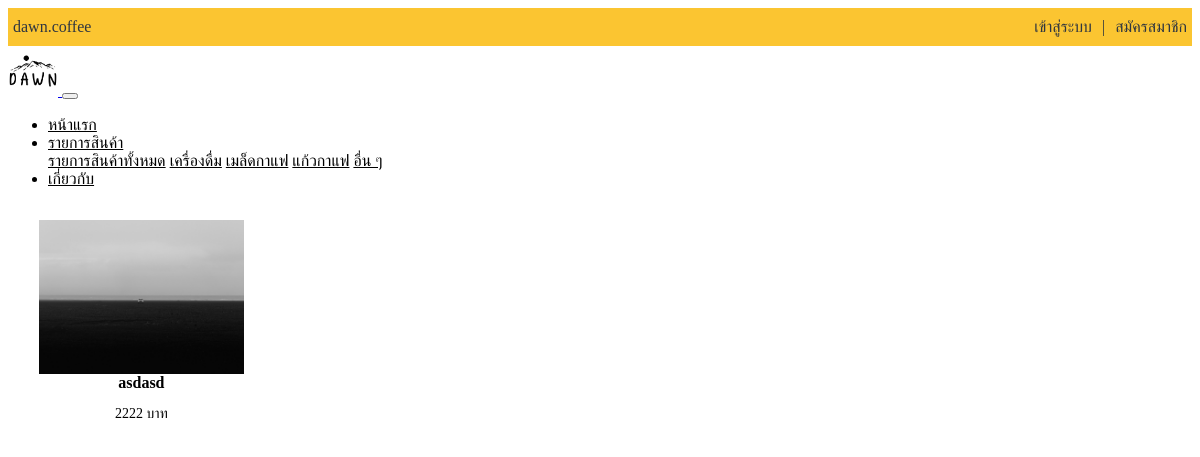
/product/drink.php, run on the app's committed database.
### tables this page shows
CREATE TABLE `product` (
  `pro_id` int(5) NOT NULL,
  `pro_name` text NOT NULL,
  `pro_price` text NOT NULL,
  `pro_size` text NOT NULL,
  `pro_detail` text NOT NULL,
  `pro_image` text NOT NULL,
  `pro_type` text NOT NULL
);

### product/drink.php (the view, shortened to what this page needs)
<?php include_once('include/navbar.php');?>
<div class="container">
<div class="row_pro">
    <?php
        include_once('config.inc.php');
        $result = mysqli_query($conn,"SELECT * FROM product WHERE pro_type='เครื่องดื่ม' ");
        while($row = mysqli_fetch_array($result)){
            echo '
            <a href="?page=product&&pro_id= '.$row['pro_id'].' " style="color:black">
              <div class="column_pro">
                <div class="product_cards">
                    <img  width="336px" src="'.$row['pro_image'].'">
                    <div class="product_name"><b class="product_text">'.$row['pro_name'].'</b> <p>'.$row['pro_price'].' บาท</p></div>
                </div>
              </div>
            </a>
            ';
        }
    ?>
</div>
</div>

### product/drink.php (style rules this page uses)
.column_pro { float: left; width: 20%; padding: 0 15px; padding-bottom:15px; }
.row_pro { margin: 0; margin-top:15px; }
.row_pro:after { content: ""; display: table; clear: both; }
.product_cards { padding: 16px; text-align: center; }
.product_cards p { font-size: 14px; word-wrap: break-word; }
.product_cards img { display:block; width:100%; margin-left:auto; margin-right:auto; }
.product_name { height: 25px; width: 100%; }

### data on the page
product: pro_image (picture), pro_name "asdasd", pro_price "2222"
